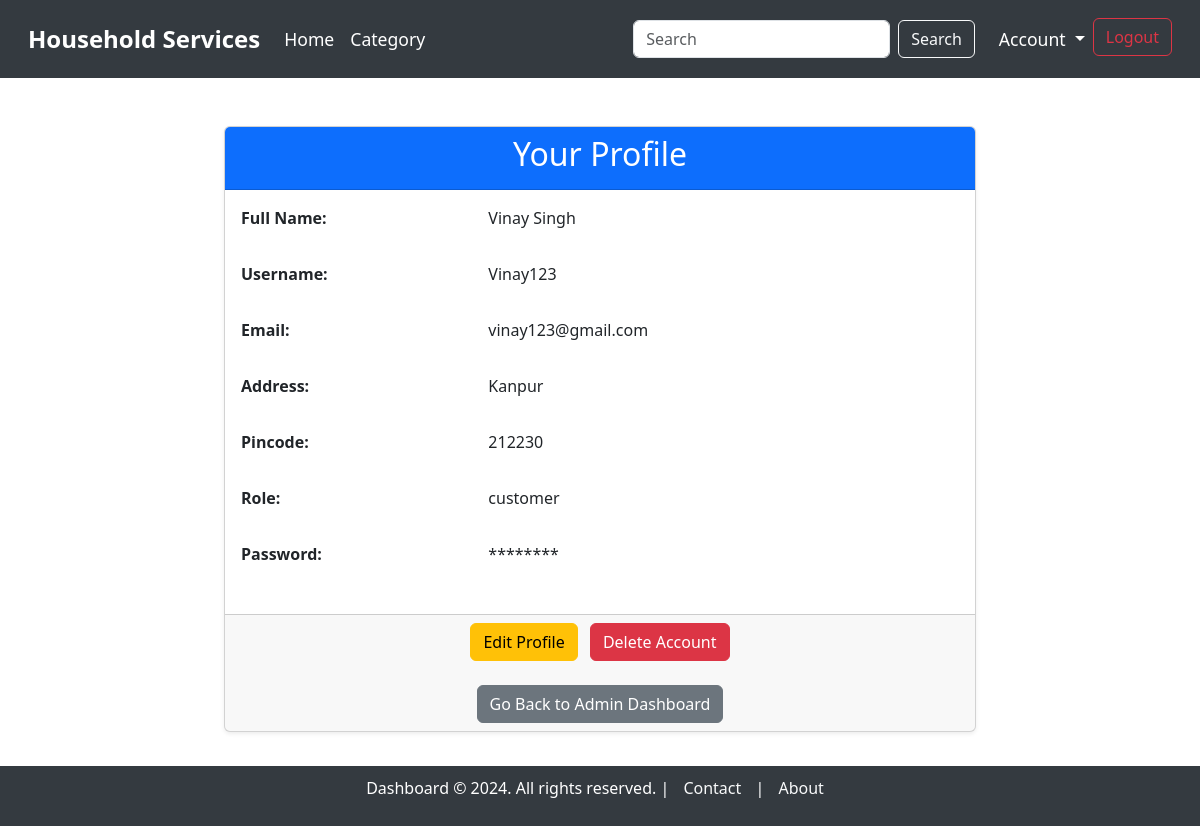
The app's page /profile/1 (signed in), older data.
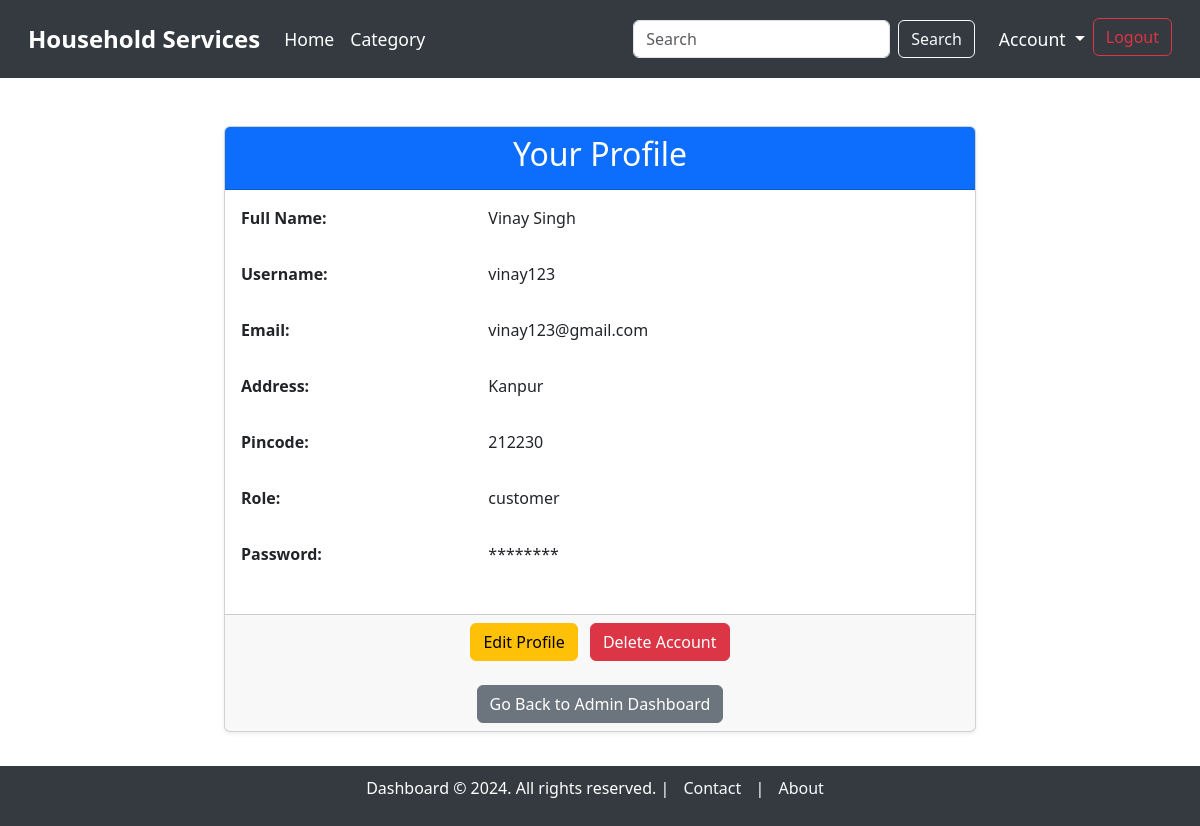
The same page, newer data.
### model.py (models this page shows, shortened)
class User(db.Model):
    __tablename__ = "users"
    user_id = db.Column(db.Integer, autoincrement=True, primary_key=True)
    full_name = db.Column(db.String, nullable=False)
    username = db.Column(db.String, unique=True, nullable=False)
    email = db.Column(db.String, unique=True, nullable=False)
    password = db.Column(db.String, nullable=False)
    address = db.Column(db.String, nullable=False)
    pincode = db.Column(db.String, nullable=False)
    role = db.Column(db.String, nullable=False)  # 'customer' or 'supplier'
    service_name = db.Column(db.String, unique=True, nullable=False)  # Only applicable if the user is a supplier
    experience_years = db.Column(db.Integer)  # Only applicable if the user is a supplier
    document = db.Column(db.String)  # Path or name of the uploaded document, only for suppliers
    is_verified = db.Column(db.Boolean, default=False)  # For supplier verification
    is_blocked = db.Column(db.Boolean, default=False)  # For blocking/unblocking users

### main.py (the view)
@app.route('/profile/<int:user_id>', methods=['GET'])
def profile(user_id):
    user = User.query.get_or_404(user_id)
    if session.get('role') != 'admin' and session.get('user_id') != user_id:
        flash("You do not have permission to view this profile.", "danger")
        return redirect(url_for('profile', user_id=session.get('user_id')))
    return render_template('profile/profile.html', user=user)

### templates/profile/profile.html (shortened to what this page needs)
{% extends 'base_dashboard.html' %}
{% block content %}
<div class="container mt-5">
    <div class="row justify-content-center">
        <div class="col-md-8">
            <div class="card shadow-sm">
                <div class="card-header bg-primary text-white text-center">
                    <h2>Your Profile</h2>
                </div>
                <div class="card-body">
                    <div class="row mb-3">
                        <label class="col-md-4"><strong>Full Name:</strong></label>
                        <div class="col-md-8">
                            <p>{{ user.full_name }}</p>
                        </div>
                    </div>
                    <div class="row mb-3">
                        <label class="col-md-4"><strong>Username:</strong></label>
                        <div class="col-md-8">
                            <p>{{ user.username }}</p>
                        </div>
                    </div>
                    <div class="row mb-3">
                        <label class="col-md-4"><strong>Email:</strong></label>
                        <div class="col-md-8">
                            <p>{{ user.email }}</p>
                        </div>
                    </div>
                    <div class="row mb-3">
                        <label class="col-md-4"><strong>Address:</strong></label>
                        <div class="col-md-8">
                            <p>{{ user.address }}</p>
                        </div>
                    </div>
                    <div class="row mb-3">
                        <label class="col-md-4"><strong>Pincode:</strong></label>
                        <div class="col-md-8">
                            <p>{{ user.pincode }}</p>
                        </div>
                    </div>
                    <div class="row mb-3">
                        <label class="col-md-4"><strong>Role:</strong></label>
                        <div class="col-md-8">
                            <p>{{ user.role }}</p>
                        </div>
                    </div>
                    <div class="row mb-3">
                        <label class="col-md-4"><strong>Password:</strong></label>
                        <div class="col-md-8">
                            <p>********</p>
                        </div>
                     </div>
                </div>
                <div class="card-footer text-center">
                    <a href="{{ url_for('edit_profile', user_id=user.user_id) }}" class="btn btn-warning me-2">Edit Profile</a>
                    <a href="{{ url_for('delete_profile', user_id=user.user_id) }}" class="btn btn-danger">Delete Account</a>
                        <div class="mt-4">
                            {% if session.get('role') == 'supplier' %}
                                <a href="{{ url_for('supplier_dashboard') }}" class="btn btn-secondary">Go Back to Supplier Dashboard</a>
                            {% elif session.get('role') == 'customer' %}
                                <a href="{{ url_for('customer_dashboard') }}" class="btn btn-secondary">Go Back to Customer Dashboard</a>
                            {% elif session.get('role') == 'admin' %}
                                <a href="{{ url_for('admin_dashboard') }}" class="btn btn-secondary">Go Back to Admin Dashboard</a>
                            {% endif %}
                        </div>
                </div>
            </div>
        </div>
    </div>
</div>
{% endblock %}

Row changes from the older to the newer data that the page shows:
changed User "Vinay Singh": username "Vinay123" → "vinay123"
